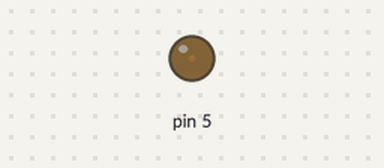
The sketch below on a simulated Arduino Uno, built with avr-gcc and run on an emulated ATmega328P. Parts: output pins drawn as LEDs (lit = HIGH). What the sketch prints to the serial monitor is not drawn.

Above: at 0.05 s.
At 0.65 s:
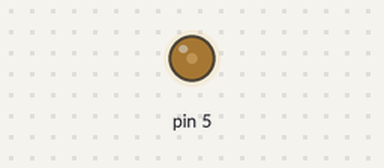
At 1.3 s:
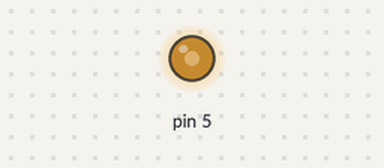
At 2.55 s:
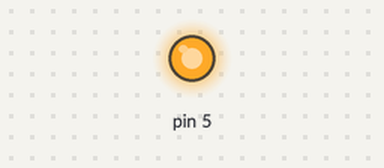
Timing chart, 0 to 5.9 s (numbered marks = the images above):
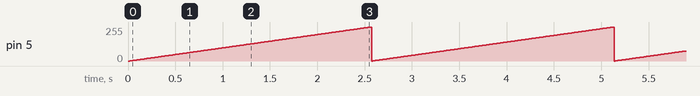

The sketch:

testPWM.ino
```cpp
void setup() {
  Serial.begin(115200);
  Serial.setDebugOutput(true);
  Serial.println("Booting");

  pinMode(5, OUTPUT);

}

void loop() {
  for(int i = 0; i < 1024; i++) {
    delay(10);
    analogWrite(5, i);
  }

}
```

Measured:
- by itself, pin 5: ramps from 0/255 to 255/255 and jumps back, once every 2.6 s
